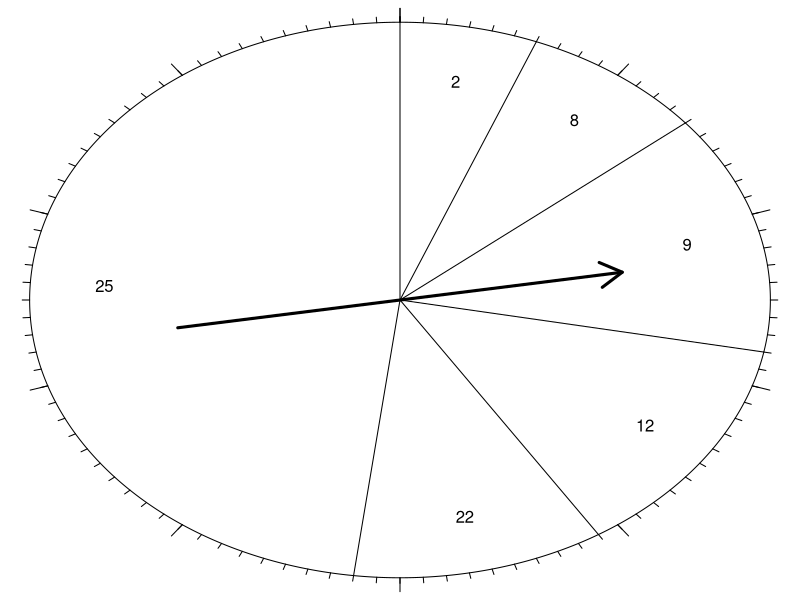

Recreate this plot in R.
## ---- chunk 1
while(T){
    n = sample(5:8,1)
    x = sort(sample(1:30,n))
    l = sort(round(runif(n-1,0,1),2))
    breaks = c(0,l,1)
    p = round(breaks[2:(n+1)]-breaks[1:n],2)
    mu = sum(p*x)
    sig = sqrt(sum(p*(x-mu)^2))
    # the following requirements add considerable time...
    if(sum(p)==1 & sum(p>0.05)==n & as.integer(mu)==mu){
        break
    }
}

s = ''
for(i in 1:n){
    s = paste(s,'|',x[i],'|',p[i],'|\n')
}

c3 = x*p
c4 = x-mu
c5 = (x-mu)^2
c6 = p*(x-mu)^2

s2 = ''
for(i in 1:n){
    s2 = paste(s2,'|',x[i],'|',p[i],'|',c3[i],'|',c4[i],'|',c5[i],'|',c6[i],'|')
    if(i < n){
        s2 = paste(s2,'\n')
    }
}

exact = sample(1:n,1)
xex = x[exact]
two = sort(sample(1:n,2))
ptwo = sum(p[two])
if(n==3){
  atlm = 2
} else {
  atlm = sample(2:(n-1),size=1)
}
xatlm = x[atlm]
atl = sample(c(T,F),1)
if(atl){
  word = "least"
  patlm = sum(p[atlm:n])
  sym = "\\ge"
} else {
  word = "most"
  patlm = sum(p[1:atlm])
  sym = "\\le"
}

mydf = data.frame(x,p)
colnames(mydf) = c("x","P[x]")
## ---- chunk 2
theta = seq(0,2*pi,length.out=1000)
par(mar=c(0,0,0,0))
plot(sin(theta),cos(theta),type="l",ann=F,axes=F)
for(i in 1:length(p)){
  lines(c(0,sin(breaks[i+1]*2*pi)),c(0,cos(breaks[i+1]*2*pi)))
  thetaText = 2*pi*(breaks[i+1]+breaks[i])/2
  text(0.8*sin(thetaText),0.8*cos(thetaText),x[i])
}
arrows(-0.6,-0.1,0.6,0.1,lwd=3)
for(perc in seq(0,1,0.1)){
  the = perc*2*pi
  lines(c(1,1.05)*sin(the),c(1,1.05)*cos(the))
}
for(perc in seq(0,1,0.01)){
  the = perc*2*pi
  lines(c(1,1.02)*sin(the),c(1,1.02)*cos(the))
}

mydf = data.frame(x,p)
colnames(mydf) = c("$x$","$P[x]$")

r1 = p[exact]
r2 = ptwo
r3 = p[two[1]]*p[two[2]]
r4 = patlm
r5 = mu
r6 = sig
while(T){
  ch1 = sort(c(r1,sample(1:99,3)/100))
  an1 = paste0((ch1==r1)*1,collapse="")
  if(min(diff(ch1))>0.01){break}
}
while(T){
  ch2 = sort(c(r2,sample(1:99,3)/100))
  an2 = paste0((ch2==r2)*1,collapse="")
  if(min(diff(ch2))>0.01){break}
}
bot = sample((-3):0,1)
ch3 = signif(2^(bot:(bot+3))*r3,4)
an3 = paste0((ch3==signif(r3,4))*1,collapse="")
while(T){
  ch4 = sort(c(r4,sample(1:99,3)/100))
  an4 = paste0((ch4==r4)*1,collapse="")
  if(min(diff(ch4))>0.01){break}
}
bot = sample((-3):0,1)
ch5 = r5+(bot:(bot+3))
an5 = paste0((ch5==r5)*1,collapse="")
bot = sample((-3):0,1)
ch6 = r6*1.2^(bot:(bot+3))
an6 = paste0((ch6==r6)*1,collapse="")
## ---- chunk 3
knitr::kable(mydf,format="html",table.attr='class="bordered-table"', align = "cc",row.names=F)
## ---- chunk 4
s3 = '\\begin{center}\n\\begin{tabular}{|c|c|c|c|c|c|} \\hline\n'
s3 = paste(s3, "$x$ & $P[x]$ & $x\\cdot P[x]$ & $x-\\mu$ & $(x-\\mu)^2$ & $(x-\\mu)^2 \\cdot P[x]$ \\\\ \\hline\n")
for(i in 1:n){
    s3 = paste(s3,x[i],'&',p[i],'&',c3[i],'&',c4[i],'&',c5[i],'&',c6[i],'\\\\')
    if(i < n){
        s3 = paste(s3,'\n')
    }
}
s3 = paste(s3, '\\hline\n')
s3 = paste(s3, "& & $\\sum x \\cdot P[x]=",mu,"$& & & $\\sigma^2 =",sum(c6),"$ \\\\ \\hline\n")
s3 = paste(s3, "& & $\\mu=",mu,"$& & & $\\sigma =",sig,"$ \\\\ \\hline\n")
s3 = paste(s3,"\\end{tabular}\n\\end{center}",sep="")

mydf2 = data.frame(x,p,c3,c4,c5,c6)
colnames(mydf2) = c("$x$","$P[x]$","$x\\cdot P[x]$",
                    "$x-\\mu$","$(x-\\mu)^2$","$(x-\\mu)^2 \\cdot P[x]$")
## ---- chunk 5
mydf2 = type.convert(mydf2, as.is = TRUE)
mydf2 = rbind(mydf2,rep("",6))
mydf2 = rbind(mydf2,c("","",
                      sprintf("$\\sum x \\cdot P[x]=%.2f$",mu),"","",
                      sprintf("$\\sigma^2=%.2f$",sum(c6))))
mydf2 = rbind(mydf2,c("","",
                      sprintf("$\\mu = %.2f$",mu),"","",
                      sprintf("$\\sigma=%.2f$",sig)))
knitr::kable(mydf2,format="html",table.attr='class="bordered-table"', align = "cccccc",row.names=F)
